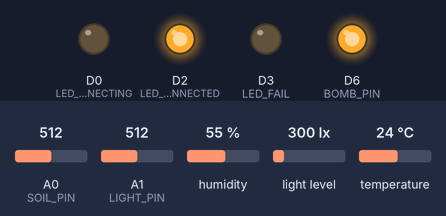
Recording of a sketch running on a simulated Arduino MKR. Shown: output pins drawn as LEDs (lit = HIGH). Inputs (shaded band) come from the test bench; at power-on: A0 (SOIL_PIN) = 512, A1 (LIGHT_PIN) = 512, humidity 55 %, light level 300 lx, temperature 24 °C. WiFi joins after 1.5 s; servers stay silent unless stated; what the sketch prints to the serial monitor is not drawn.

Above: at 3.9 s.
4.0 s: A0 (SOIL_PIN) set to 598
11.6 s: A0 (SOIL_PIN) set to 624
At 12.6 s:
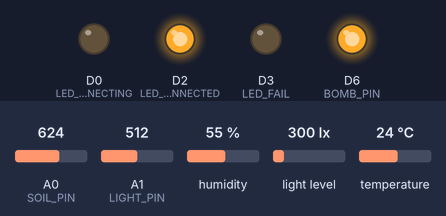
19.5 s: A0 (SOIL_PIN) set to 306
At 25.3 s:
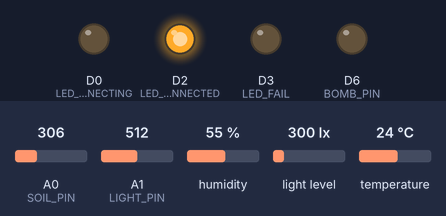
27.1 s: A0 (SOIL_PIN) set to 716
At 31.1 s:
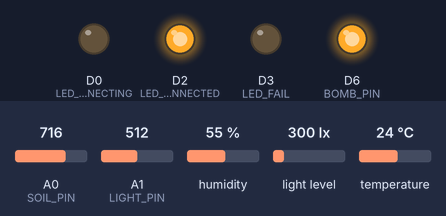
Timing chart, 0 to 32.6 s (numbered marks = the images above; inputs shaded):
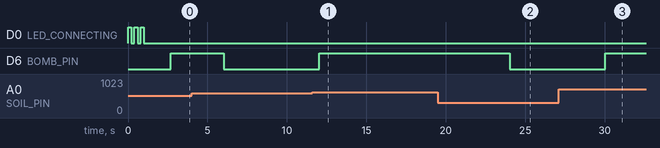

The sketch:

MKR_1000.ino
```cpp
#include <SPI.h>
#include <WiFi101.h>
#include <Firebase_ESP_Client.h>
#include <addons/RTDBHelper.h>
#include <DHT.h>
#include <Wire.h>
#include <Adafruit_Sensor.h>
#include <Adafruit_TSL2561_U.h>

// —========= Configuration =========—
// Wi-Fi credentials
static const char* SSID     = "Pompis";
static const char* PASS     = "1010101010";
// Firebase
#define API_KEY       "AIzaSyCWZN6XVLFtP7EtkJZs34dtMTdwUz-3kZE"
#define DB_URL        "gardensync-4174d-default-rtdb.firebaseio.com"
#define DB_SECRET     "U8nr6HQEHG5vVNd58nhvlpIGt9zbGZb00UjdbM5J"

// Pin definitions
constexpr uint8_t LED_CONNECTING = 0;
constexpr uint8_t LED_CONNECTED  = 2;
constexpr uint8_t LED_FAIL       = 3;
constexpr uint8_t DHT_PIN        = 4;     // digital
constexpr uint8_t SOIL_PIN       = A0;    // analog
constexpr uint8_t LIGHT_PIN      = A1;    // analog I/O for optional LDR
constexpr uint8_t BOMB_PIN = 6; // Pin digital para el control de la bomba

// DHT11
#define DHTTYPE DHT11
DHT dht(DHT_PIN, DHTTYPE);

// Soil Moisture CSM v1.2 calibration
constexpr int SOIL_DRY_RAW   = 720;  // in air
constexpr int SOIL_WET_RAW   = 340;  // in water

// TSL2561
Adafruit_TSL2561_Unified tsl(TSL2561_ADDR_FLOAT, 12345);

// Firebase objects
FirebaseAuth   auth;
FirebaseConfig config;
FirebaseData   fbdo;

// State
static String ip_key;
static IPAddress ip;  // temporary storage for IPAddress
static uint32_t last_update = 0;
static constexpr uint32_t UPDATE_INTERVAL = 6000; // ms

// —========= Helper Functions =========—
void blinkLed(uint8_t pin, uint16_t times, uint16_t delayMs) {
  for (uint16_t i = 0; i < times; i++) {
    digitalWrite(pin, HIGH);
    delay(delayMs);
    digitalWrite(pin, LOW);
    delay(delayMs);
  }
}

void initLedPins() {
  pinMode(LED_CONNECTING, OUTPUT);
  pinMode(LED_CONNECTED,  OUTPUT);
  pinMode(LED_FAIL,       OUTPUT);
  digitalWrite(LED_CONNECTING | LED_CONNECTED | LED_FAIL, LOW);
}

bool connectWiFi() {
  blinkLed(LED_CONNECTING, 3, 200);
  WiFi.begin(SSID, PASS);
  uint32_t start = millis();
  while (WiFi.status() != WL_CONNECTED && millis() - start < 15000) {
    delay(200);
  }
  if (WiFi.status() == WL_CONNECTED) {
    digitalWrite(LED_CONNECTED, HIGH);
    return true;
  }
  digitalWrite(LED_FAIL, HIGH);
  return false;
}

void initTSL() {
  if (!tsl.begin()) {
    Serial.println("⚠ TSL2561 not found");
    return;
  }
  tsl.enableAutoRange(true);
  tsl.setIntegrationTime(TSL2561_INTEGRATIONTIME_101MS);
  Serial.println("✔ TSL2561 ready");
}

int readSoilPct() {
  int raw = analogRead(SOIL_PIN);
  int pct = map(raw, SOIL_DRY_RAW, SOIL_WET_RAW, 0, 100);
  return constrain(pct, 0, 100);
}

float readLux() {
  sensors_event_t evt;
  tsl.getEvent(&evt);
  return evt.light ? evt.light : NAN;
}

// —========= Setup & Loop =========—
void setup() {
  Serial.begin(115200);
  while (!Serial);

  initLedPins();
  if (!connectWiFi()) {
    Serial.println("Wi-Fi connection failed");
    while (true);
  }
  Serial.print("IP: "); Serial.println(WiFi.localIP());

  // Prepare key from IP
  ip = WiFi.localIP();
  ip_key = ip.toString();  // convert IPAddress to string
  ip_key.replace('.', '_');

  // Init sensors
  dht.begin();
  Wire.begin();
  initTSL();
  pinMode(BOMB_PIN, OUTPUT);
  digitalWrite(BOMB_PIN, HIGH);

  // Firebase
  config.api_key                    = API_KEY;
  config.database_url               = DB_URL;
  config.signer.tokens.legacy_token = DB_SECRET;
  Firebase.begin(&config, &auth);
  Firebase.reconnectWiFi(true);
}

void loop() {
  uint32_t now = millis();
  if (now - last_update < UPDATE_INTERVAL) return;
  last_update = now;

  // Read DHT11
  float hum = dht.readHumidity();
  float temp = dht.readTemperature();
  if (isnan(hum) || isnan(temp)) {
    Serial.println("⚠ DHT read error");
    return;
  }

  // Read soil moisture
  int soil = readSoilPct();

  // ----------- CONTROL BOMBA -----------
  if (soil < 30) { // Si la tierra está seca (<30%)
    digitalWrite(BOMB_PIN, HIGH); // Enciende la bomba
    Serial.println("💧 Bomba ON");
  } else {
    digitalWrite(BOMB_PIN, LOW); // Apaga la bomba
    Serial.println("💧 Bomba OFF");
  }
  // --------------------------------------

  // Read lux
  float lux = readLux();
  if (isnan(lux)) {
    Serial.println("⚠ TSL2561 read error");
    lux = -1;
  }

  // Optional analog light
  int lightAnalog = analogRead(LIGHT_PIN);

  // Build JSON
  FirebaseJson doc;
  doc.add("air_humidity", hum);
  doc.add("temperature_c", temp);
  doc.add("soil_humidity_pct", soil);
  doc.add("lux", lux);
  doc.add("light_raw", lightAnalog);
  doc.add("ip", ip_key);

  String path = "/sensores/" + ip_key;
  if (Firebase.RTDB.setJSON(&fbdo, path.c_str(), &doc)) {
    Serial.println("✅ Data sent to " + path);
  } else {
    Serial.println("❌ Firebase error: " + fbdo.errorReason());
  }
}
```

Measured:
- after the input at 11.6 s, D6 (BOMB_PIN): LOW → HIGH after 0.42 s
- after the input at 19.5 s, D6 (BOMB_PIN): HIGH → LOW after 4.5 s
- after the input at 27.1 s, D6 (BOMB_PIN): LOW → HIGH after 2.9 s
